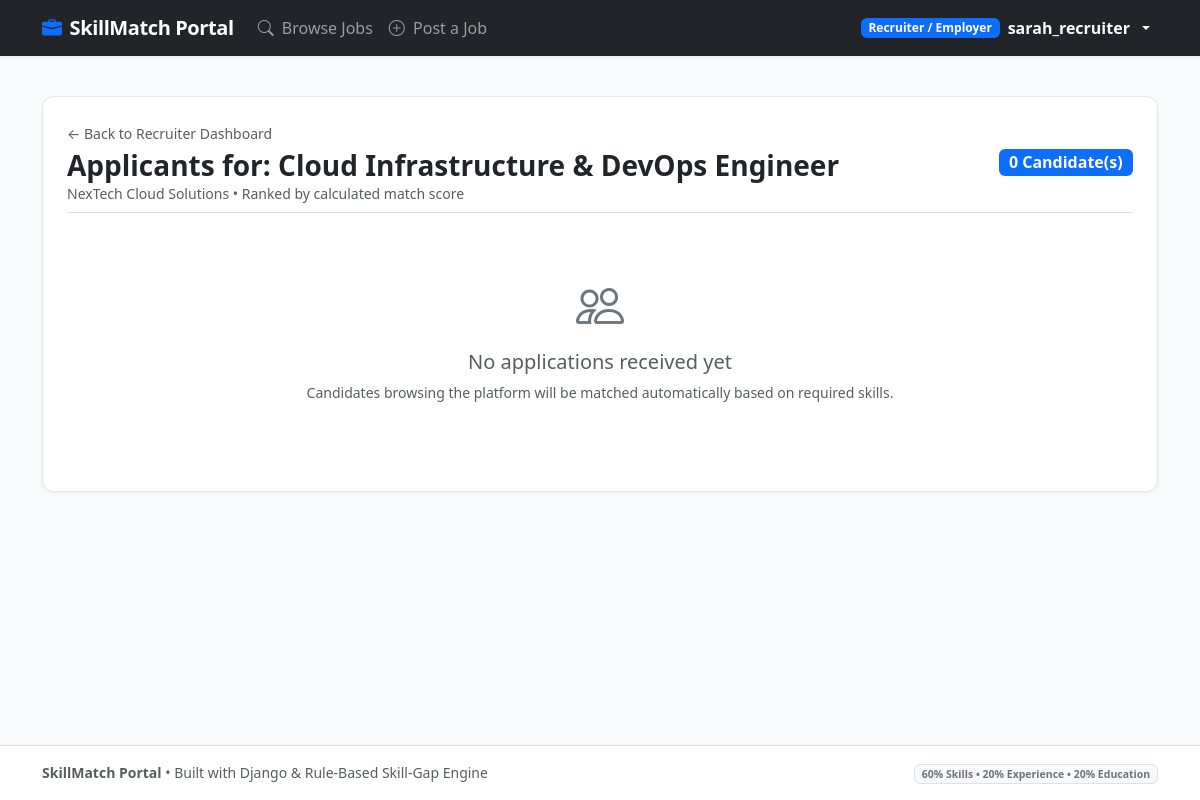
The app's page /applications/job/2/review/ (signed in) with its own data.
### accounts/models.py (models this page shows, shortened)
class Profile(models.Model):
    user = models.OneToOneField(User, on_delete=models.CASCADE, related_name='profile')
    role = models.CharField(
        max_length=20,
        choices=UserRole.choices,
        default=UserRole.CANDIDATE,
        db_index=True
    )
    phone = models.CharField(max_length=20, blank=True)
    created_at = models.DateTimeField(auto_now_add=True)
    @property
    def is_candidate(self) -> bool:
        return self.role == UserRole.CANDIDATE
    @property
    def is_recruiter(self) -> bool:
        return self.role == UserRole.RECRUITER

### jobs/models.py (models this page shows, shortened)
class Job(models.Model):
    recruiter = models.ForeignKey(User, on_delete=models.CASCADE, related_name='posted_jobs')
    title = models.CharField(max_length=150)
    company_name = models.CharField(max_length=120)
    location = models.CharField(max_length=100, default='Remote')
    job_type = models.CharField(
        max_length=20,
        choices=JobType.choices,
        default=JobType.FULL_TIME
    )
    description = models.TextField()
    min_experience_years = models.PositiveIntegerField(
        default=1,
        help_text="Minimum required years of professional experience"
    )
    min_education_level = models.CharField(
        max_length=30,
        choices=EducationLevel.choices,
        default=EducationLevel.BACHELOR
    )
    salary_range = models.CharField(max_length=80, blank=True)
    is_active = models.BooleanField(default=True, db_index=True)
    skills = models.ManyToManyField(Skill, through='JobSkill', related_name='jobs')
    created_at = models.DateTimeField(auto_now_add=True)
    updated_at = models.DateTimeField(auto_now=True)
    class Meta:
        ordering = ['-created_at']

### applications/views.py (the view)
# urls.py: path('job/<int:job_id>/review/', views.recruiter_job_applications_view, name='recruiter_job_applications'),
@login_required
def recruiter_job_applications_view(request: HttpRequest, job_id: int) -> HttpResponse:
    job = get_object_or_404(Job, id=job_id, recruiter=request.user)
    applications = Application.objects.filter(job=job).select_related(
        'candidate', 'candidate__candidate_profile'
    ).order_by('-match_score_snapshot')
    return render(request, 'applications/recruiter_applications.html', {
        'job': job,
        'applications': applications,
        'status_choices': ApplicationStatus.choices,
    })

### templates/applications/recruiter_applications.html (shortened to what this page needs)
{% extends "base.html" %}
{% block content %}
<div class="card p-4">
  <div class="d-flex justify-content-between align-items-center mb-3 border-bottom pb-2">
    <div>
      <a href="{% url 'accounts:profile' %}" class="small text-muted text-decoration-none">&larr; Back to Recruiter Dashboard</a>
      <h3 class="fw-bold mb-0 mt-1">Applicants for: {{ job.title }}</h3>
      <p class="text-muted small mb-0">{{ job.company_name }} &bull; Ranked by calculated match score</p>
    </div>
    <span class="badge bg-primary fs-6">{{ applications|length }} Candidate(s)</span>
  </div>
  {% if applications %}
    <div class="table-responsive">
      <table class="table table-hover align-middle">
        <thead class="table-light">
          <tr>
            <th>Candidate</th>
            <th>Match Score</th>
            <th>Experience</th>
            <th>Education</th>
            <th>Applied</th>
            <th>Status</th>
            <th>Action</th>
          </tr>
        </thead>
        <tbody>
          {% for app in applications %}
            <tr>
              <td>
                <div class="fw-bold">{{ app.candidate.get_full_name|default:app.candidate.username }}</div>
                <div class="small text-muted">{{ app.candidate.candidate_profile.headline|default:'Candidate' }}</div>
              </td>
              <td>
                <span class="badge {% if app.match_score_snapshot >= 75 %}bg-success{% elif app.match_score_snapshot >= 50 %}bg-warning text-dark{% else %}bg-secondary{% endif %} fs-6">
                  {{ app.match_score_snapshot|floatformat:0 }}%
                </span>
              </td>
              <td class="small">{{ app.candidate.candidate_profile.years_of_experience }} yr(s)</td>
              <td class="small">{{ app.candidate.candidate_profile.get_education_level_display }}</td>
              <td class="small text-muted">{{ app.applied_at|date:"M d, Y" }}</td>
              <td>
                <form method="post" action="{% url 'applications:update_status' app.id %}" class="d-flex gap-1">
                  {% csrf_token %}
                  <select name="status" class="form-select form-select-sm" onchange="this.form.submit()">
                    {% for val, label in status_choices %}
                      <option value="{{ val }}" {% if app.status == val %}selected{% endif %}>{{ label }}</option>
                    {% endfor %}
                  </select>
                </form>
              </td>
              <td>
                <a href="{% url 'matching:recruiter_candidate_match' job.id app.candidate.candidate_profile.id %}" class="btn btn-sm btn-outline-primary">
                  <i class="bi bi-eye me-1"></i> Inspect Gap
                </a>
              </td>
            </tr>
          {% endfor %}
        </tbody>
      </table>
    </div>
  {% else %}
    <div class="text-center py-5 text-muted">
      <i class="bi bi-people display-5 text-secondary mb-3 d-block"></i>
      <h5>No applications received yet</h5>
      <p class="small">Candidates browsing the platform will be matched automatically based on required skills.</p>
    </div>
  {% endif %}
</div>
{% endblock %}

### templates/base.html (shortened to what this page needs)
<!DOCTYPE html>
<html lang="en">
<head>
  <link href="https://cdn.jsdelivr.net/npm/bootstrap@5.3.3/dist/css/bootstrap.min.css" rel="stylesheet">
  <link rel="stylesheet" href="https://cdn.jsdelivr.net/npm/bootstrap-icons@1.11.3/font/bootstrap-icons.min.css">
</head>
<body>
  <nav class="navbar navbar-expand-lg navbar-dark bg-dark sticky-top shadow-sm py-2">
    <div class="container">
      <a class="navbar-brand text-white d-flex align-items-center gap-2" href="{% url 'jobs:job_list' %}">
        <i class="bi bi-briefcase-fill text-primary"></i>
        <span>SkillMatch Portal</span>
      </a>
      <div class="collapse navbar-collapse" id="navMenu">
        <ul class="navbar-nav me-auto mb-2 mb-lg-0">
          <li class="nav-item">
            <a class="nav-link" href="{% url 'jobs:job_list' %}">
              <i class="bi bi-search me-1"></i> Browse Jobs
            </a>
          </li>
          {% if user.is_authenticated and user.profile.is_recruiter %}
            <li class="nav-item">
              <a class="nav-link" href="{% url 'jobs:job_create' %}">
                <i class="bi bi-plus-circle me-1"></i> Post a Job
              </a>
            </li>
          {% endif %}
        </ul>
        <ul class="navbar-nav align-items-center gap-2">
          {% if user.is_authenticated %}
            <li class="nav-item dropdown">
              <a class="nav-link dropdown-toggle text-light d-flex align-items-center gap-2" href="#" role="button" data-bs-toggle="dropdown">
                <span class="badge {% if user.profile.is_candidate %}bg-success{% else %}bg-primary{% endif %}">
                  {{ user.profile.get_role_display }}
                </span>
                <strong>{{ user.username }}</strong>
              </a>
            </li>
          {% endif %}
        </ul>
      </div>
    </div>
  </nav>
  <main class="container my-4">
    {% block content %}{% endblock %}
  </main>
  <footer class="bg-white border-top py-3 text-center text-muted small">
    <div class="container">
      <div class="row align-items-center">
        <div class="col-md-6 text-md-start">
          <strong>SkillMatch Portal</strong> &bull; Built with Django &amp; Rule-Based Skill-Gap Engine
        </div>
        <div class="col-md-6 text-md-end">
          <span class="badge bg-light text-secondary border">60% Skills &bull; 20% Experience &bull; 20% Education</span>
        </div>
      </div>
    </div>
  </footer>
</body>
</html>

### templates/base.html (style rules this page uses)
:root { --primary-color: #2563eb; --primary-dark: #1d4ed8; --bg-light: #f8fafc; }
body { background-color: var(--bg-light); font-family: system-ui, -apple-system, "Segoe UI", Roboto, sans-serif; min-height: 100vh; display: flex; flex-direction: column; }
.navbar-brand { font-weight: 700; letter-spacing: -0.02em; }
.card { border: 1px solid #e2e8f0; box-shadow: 0 1px 3px 0 rgb(0 0 0 / 0.05); border-radius: 0.75rem; }
footer { margin-top: auto; }

### records on screen
Job: title "Cloud Infrastructure & DevOps Engineer", company_name "NexTech Cloud Solutions"

### other values on screen
{{ user.profile.get_role_display }} "Recruiter / Employer"
{{ user.username }} "sarah_recruiter"
{{ applications|length }} "0"
